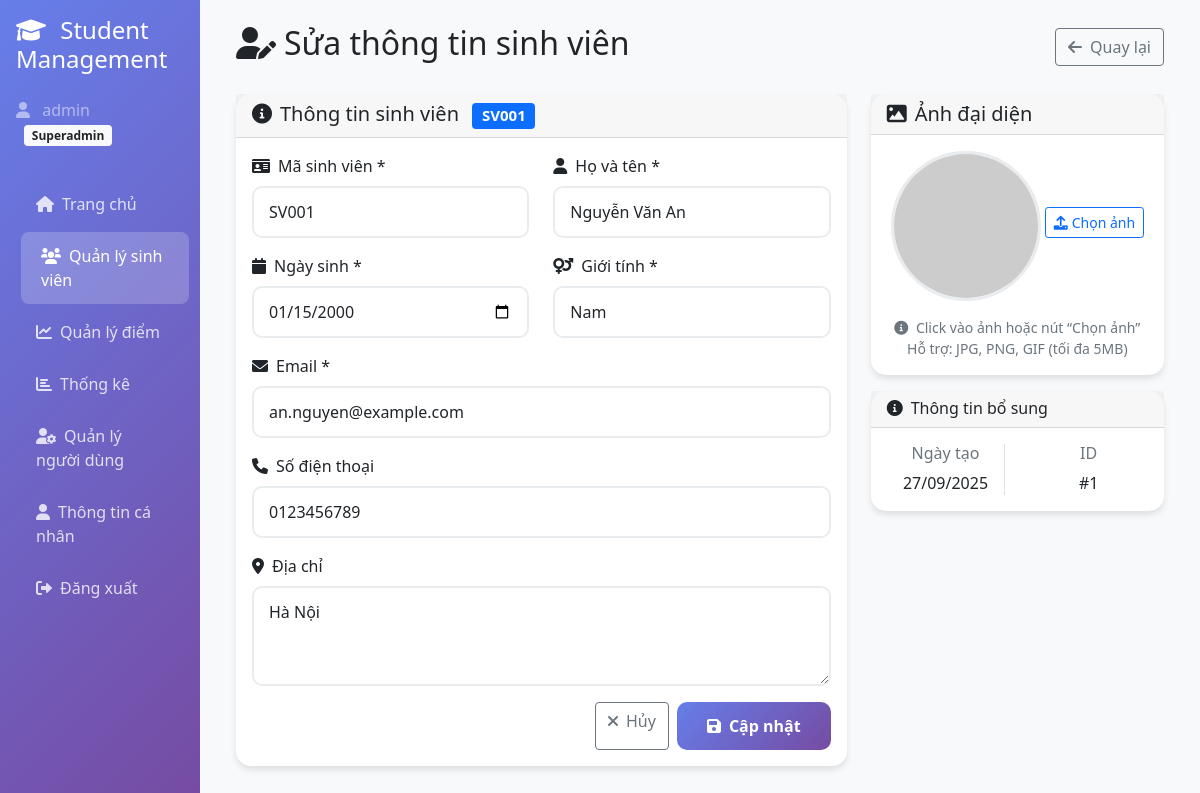
Before: /students/edit.php?id=1 (signed in) with the older database file.
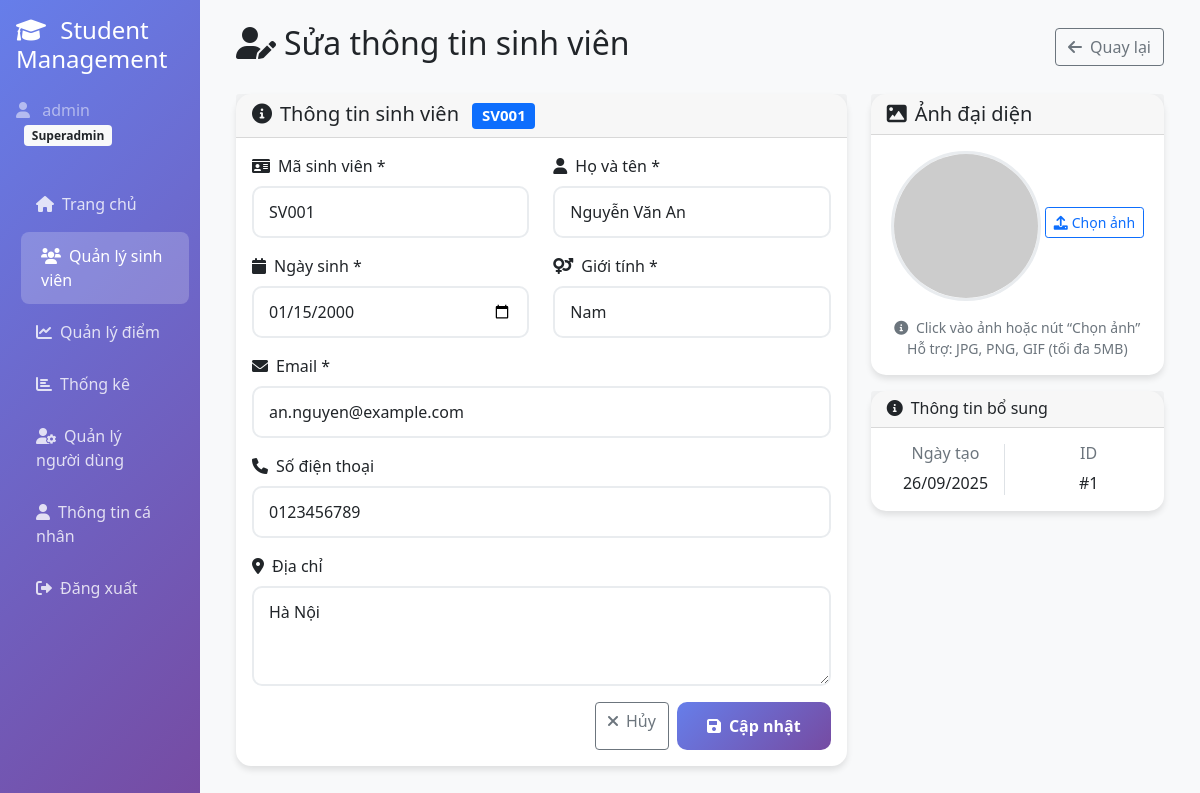
After: the same page with the newer database file.
### tables this page shows
CREATE TABLE IF NOT EXISTS `students` (
  `id` int(11) NOT NULL AUTO_INCREMENT,
  `msv` varchar(20) NOT NULL,
  `fullname` varchar(100) NOT NULL,
  `dob` date DEFAULT NULL,
  `gender` enum('male','female','other') DEFAULT NULL,
  `address` varchar(255) DEFAULT NULL,
  `phone` varchar(20) DEFAULT NULL,
  `email` varchar(100) DEFAULT NULL,
  `avatar` varchar(255) DEFAULT NULL,
  `created_at` timestamp NOT NULL DEFAULT current_timestamp(),
  PRIMARY KEY (`id`),
  UNIQUE KEY `msv` (`msv`),
  KEY `idx_students_msv` (`msv`),
  KEY `idx_students_email` (`email`)
);

### studentController.php (called while the page is built, shortened)
<?php
require_once 'config/db.php';
require_once 'utils.php';
class StudentController
{
    private $conn;
    public function __construct()
    {
        $database = new Database();
        $this->conn = $database->getConnection();
    }
    public function getStudentById($id)
    {
        $query = "SELECT * FROM students WHERE id = :id";
        $stmt = $this->conn->prepare($query);
        $stmt->bindParam(':id', $id);
        $stmt->execute();
        return $stmt->fetch(PDO::FETCH_ASSOC);
    }
}

### config/db.php (called while the page is built, shortened)
<?php
class Database {
    private $host = 'localhost';
    private $db_name = 'student_management';
    private $username = 'root';
    private $password = '';
    public function getConnection() {
        $this->conn = null;
        try {
            $host = trim($this->host);
            $db_name = trim($this->db_name);
            $username = trim($this->username);
            $password = trim($this->password);
            $dsn = "mysql:host=" . $host . ";dbname=" . $db_name . ";charset=utf8mb4";
            $this->conn = new PDO($dsn, $username, $password);
            $this->conn->setAttribute(PDO::ATTR_ERRMODE, PDO::ERRMODE_EXCEPTION);
            $this->conn->setAttribute(PDO::ATTR_DEFAULT_FETCH_MODE, PDO::FETCH_ASSOC);
            $this->conn->exec("SET NAMES utf8mb4 COLLATE utf8mb4_unicode_ci");
        } catch(PDOException $exception) {
            $error_msg = "Lỗi kết nối CSDL: " . $exception->getMessage();
            if (strpos($exception->getMessage(), 'Access denied') !== false) {
                $error_msg .= "\n\n⚠️ LƯU Ý: Kiểm tra lại:\n";
                $error_msg .= "- Database name: '" . $this->db_name . "' (có thể có dấu cách thừa)\n";
                $error_msg .= "- Username: '" . $this->username . "'\n";
                $error_msg .= "- Host: '" . $this->host . "'\n";
                $error_msg .= "- Đảm bảo database đã được tạo trên hosting\n";
            }
            echo $error_msg;
        }
        return $this->conn;
    }
}
?>

### utils.php (called while the page is built, shortened)
<?php
function formatDate($date)
{
    return date('d/m/Y', strtotime($date));
}

### students/edit.php (the view, shortened to what the changed rows need)
<?php
require_once '../utils.php';
require_once '../studentController.php';
$studentController = new StudentController();
$studentId = $_GET['id'] ?? 0;
$student = $studentController->getStudentById($studentId);
?>
<!DOCTYPE html>
<html lang="vi">
<head>
    <link href="https://cdn.jsdelivr.net/npm/bootstrap@5.1.3/dist/css/bootstrap.min.css" rel="stylesheet">
    <link href="https://cdnjs.cloudflare.com/ajax/libs/font-awesome/6.0.0/css/all.min.css" rel="stylesheet">
</head>
<body>
    <div class="container-fluid">
        <div class="row">
            <div class="col-md-9 col-lg-10 main-content">
                <div class="p-4">
                    <div class="d-flex justify-content-between align-items-center mb-4">
                        <h2><i class="fas fa-user-edit me-2"></i>Sửa thông tin sinh viên</h2>
                    </div>
                    <div class="row">
                        <div class="col-lg-8">
                            <div class="card">
                                <div class="card-header">
                                    <h5 class="mb-0">
                                        <i class="fas fa-info-circle me-2"></i>Thông tin sinh viên
                                        <span class="badge bg-primary ms-2"><?php echo htmlspecialchars($student['msv']); ?></span>
                                    </h5>
                                </div>
                                <div class="card-body">
                                    <form method="POST" enctype="multipart/form-data" id="studentForm">
                                        <div class="row">
                                            <div class="col-md-6 mb-3">
                                                <label for="msv" class="form-label">
                                                    <i class="fas fa-id-card me-2"></i>Mã sinh viên *
                                                </label>
                                                <input type="text" class="form-control" id="msv" name="msv"
                                                    value="<?php echo htmlspecialchars($student['msv']); ?>" required>
                                            </div>
                                            <div class="col-md-6 mb-3">
                                                <label for="fullname" class="form-label">
                                                    <i class="fas fa-user me-2"></i>Họ và tên *
                                                </label>
                                                <input type="text" class="form-control" id="fullname" name="fullname"
                                                    value="<?php echo htmlspecialchars($student['fullname']); ?>" required>
                                            </div>
                                        </div>
                                        <div class="row">
                                            <div class="col-md-6 mb-3">
                                                <label for="dob" class="form-label">
                                                    <i class="fas fa-calendar me-2"></i>Ngày sinh *
                                                </label>
                                                <input type="date" class="form-control" id="dob" name="dob"
                                                    value="<?php echo $student['dob']; ?>" required>
                                            </div>
                                            <div class="col-md-6 mb-3">
                                                <label for="gender" class="form-label">
                                                    <i class="fas fa-venus-mars me-2"></i>Giới tính *
                                                </label>
                                                <select class="form-control" id="gender" name="gender" required>
                                                    <option value="male" <?php echo ($student['gender'] == 'male') ? 'selected' : ''; ?>>Nam</option>
                                                </select>
                                            </div>
                                        </div>
                                        <div class="mb-3">
                                            <label for="email" class="form-label">
                                                <i class="fas fa-envelope me-2"></i>Email *
                                            </label>
                                            <input type="email" class="form-control" id="email" name="email"
                                                value="<?php echo htmlspecialchars($student['email']); ?>" required>
                                        </div>
                                        <div class="mb-3">
                                            <label for="phone" class="form-label">
                                                <i class="fas fa-phone me-2"></i>Số điện thoại
                                            </label>
                                            <input type="tel" class="form-control" id="phone" name="phone"
                                                value="<?php echo htmlspecialchars($student['phone']); ?>">
                                        </div>
                                        <div class="mb-3">
                                            <label for="address" class="form-label">
                                                <i class="fas fa-map-marker-alt me-2"></i>Địa chỉ
                                            </label>
                                            <textarea class="form-control" id="address" name="address" rows="3"><?php echo htmlspecialchars($student['address']); ?></textarea>
                                        </div>
                                    </form>
                                </div>
                            </div>
                        </div>
                        <div class="col-lg-4">
                            <div class="card mt-3">
                                <div class="card-body">
                                    <div class="row text-center">
                                        <div class="col-6">
                                            <div class="border-end">
                                                <h6 class="text-muted">Ngày tạo</h6>
                                                <p class="mb-0"><?php echo formatDate($student['created_at']); ?></p>
                                            </div>
                                        </div>
                                        <div class="col-6">
                                            <h6 class="text-muted">ID</h6>
                                            <p class="mb-0">#<?php echo $student['id']; ?></p>
                                        </div>
                                    </div>
                                </div>
                            </div>
                        </div>
                    </div>
                </div>
            </div>
        </div>
    </div>
</body>
</html>

Changed rows visible on the page:
changed students "SV001": created_at "27/09/2025" → "26/09/2025"
